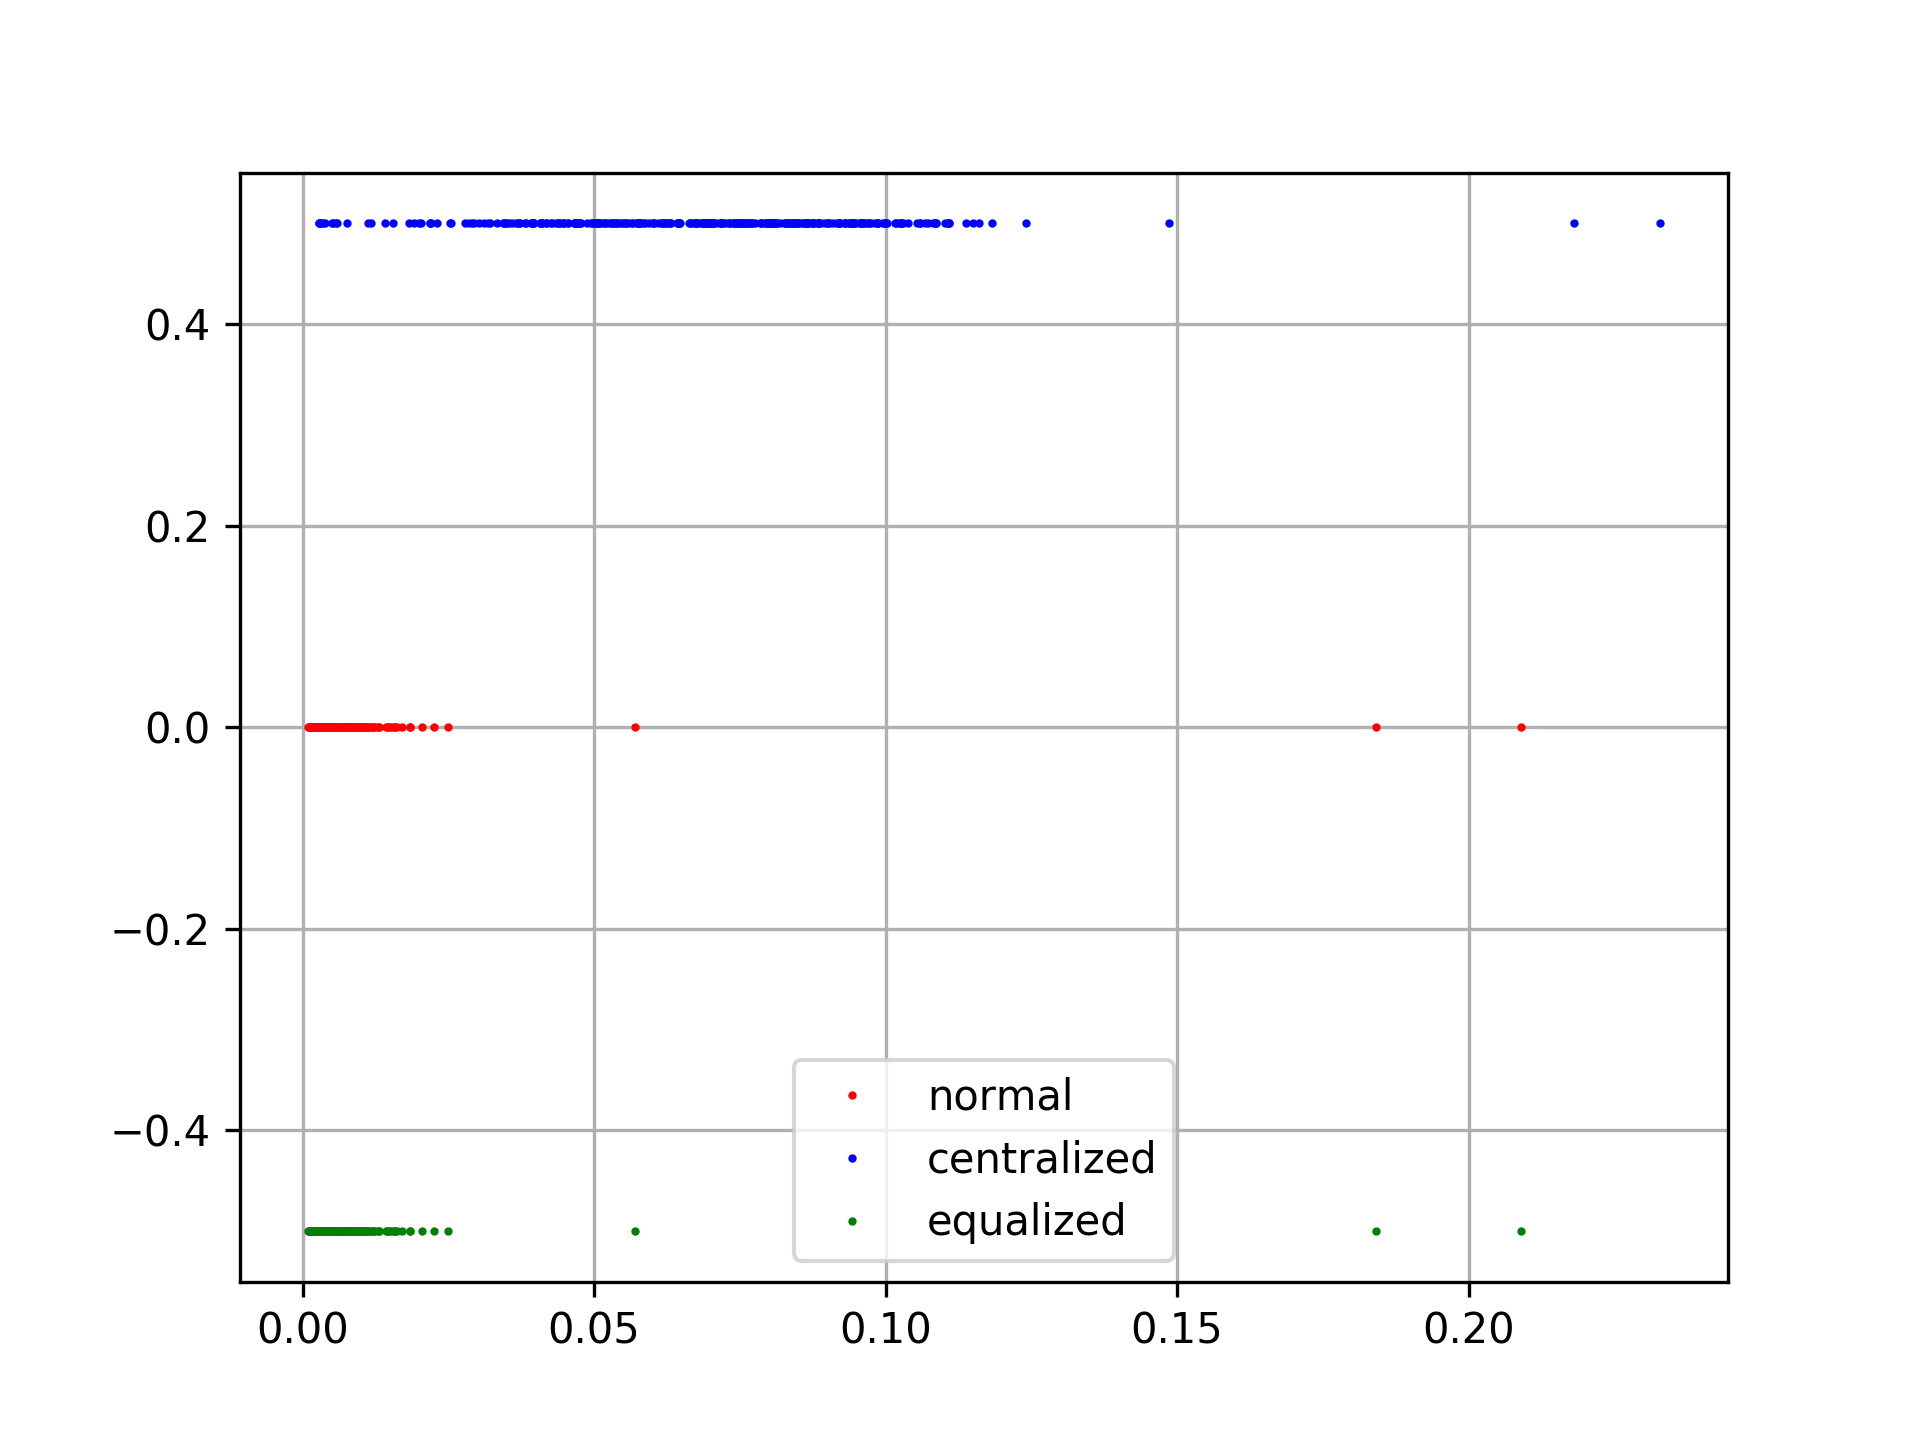

Generate this figure with Python:
import csv
import math
import os
import statistics
from itertools import *

import matplotlib

import Divergence

matplotlib.use('Agg')
import matplotlib.pyplot as plt


input_dir = "Frequencies"
input_dir_fake_centralized = "Fake_Centralized_Frequencies"
input_dir_fake_equalized = "Fake_Equalized_Frequencies"
distributions = []
distributions_fake_centralized = []
distributions_fake_equalized = []

for file in os.listdir(os.path.abspath(input_dir)):
    with open("%s/%s" % (input_dir, file), 'r') as f:
        reader = csv.reader(f)
        distribution = {}
        for row in islice(reader, 0, None):
            distribution[int(row[0])] = float(row[2])
        distributions += [distribution]

for file in os.listdir(os.path.abspath(input_dir_fake_centralized)):
    with open("%s/%s" % (input_dir_fake_centralized, file), 'r') as f:
        reader = csv.reader(f)
        distribution = {}
        for row in islice(reader, 0, None):
            distribution[int(row[0])] = float(row[2])
        distributions_fake_centralized += [distribution]

for file in os.listdir(os.path.abspath(input_dir_fake_equalized)):
    with open("%s/%s" % (input_dir_fake_equalized, file), 'r') as f:
        reader = csv.reader(f)
        distribution = {}
        for row in islice(reader, 0, None):
            distribution[int(row[0])] = float(row[2])
        distributions_fake_equalized += [distribution]

total_distribution = Divergence.blendDistributions(distributions)
jsds = []
jsds_fake_centralized = []
jsds_fake_equalized = []

for distribution in distributions:
    jsds += [Divergence.jsd(distribution, total_distribution)]

for distribution in distributions_fake_centralized:
    jsds_fake_centralized += [Divergence.jsd(distribution, total_distribution)]

for distribution in distributions_fake_equalized:
    jsds_fake_equalized += [Divergence.jsd(distribution, total_distribution)]

mu = statistics.mean(jsds)
sigma = math.sqrt(statistics.variance(jsds))
print(jsds)
print("mu: %f" % (mu))
print("sigma: %f" % (sigma))

figure = plt.figure()
zeros = [0] * len(jsds)
plt.plot(jsds, zeros, "ro", ms=1, label="normal")
plt.plot(jsds_fake_centralized, [0.5] * len(jsds), "bo", ms=1, label="centralized")
plt.plot(jsds_fake_equalized, [-0.5] * len(jsds), "go", ms=1, label="equalized")
plt.legend()
plt.grid()
plt.savefig("tmp.png", dpi=300)
